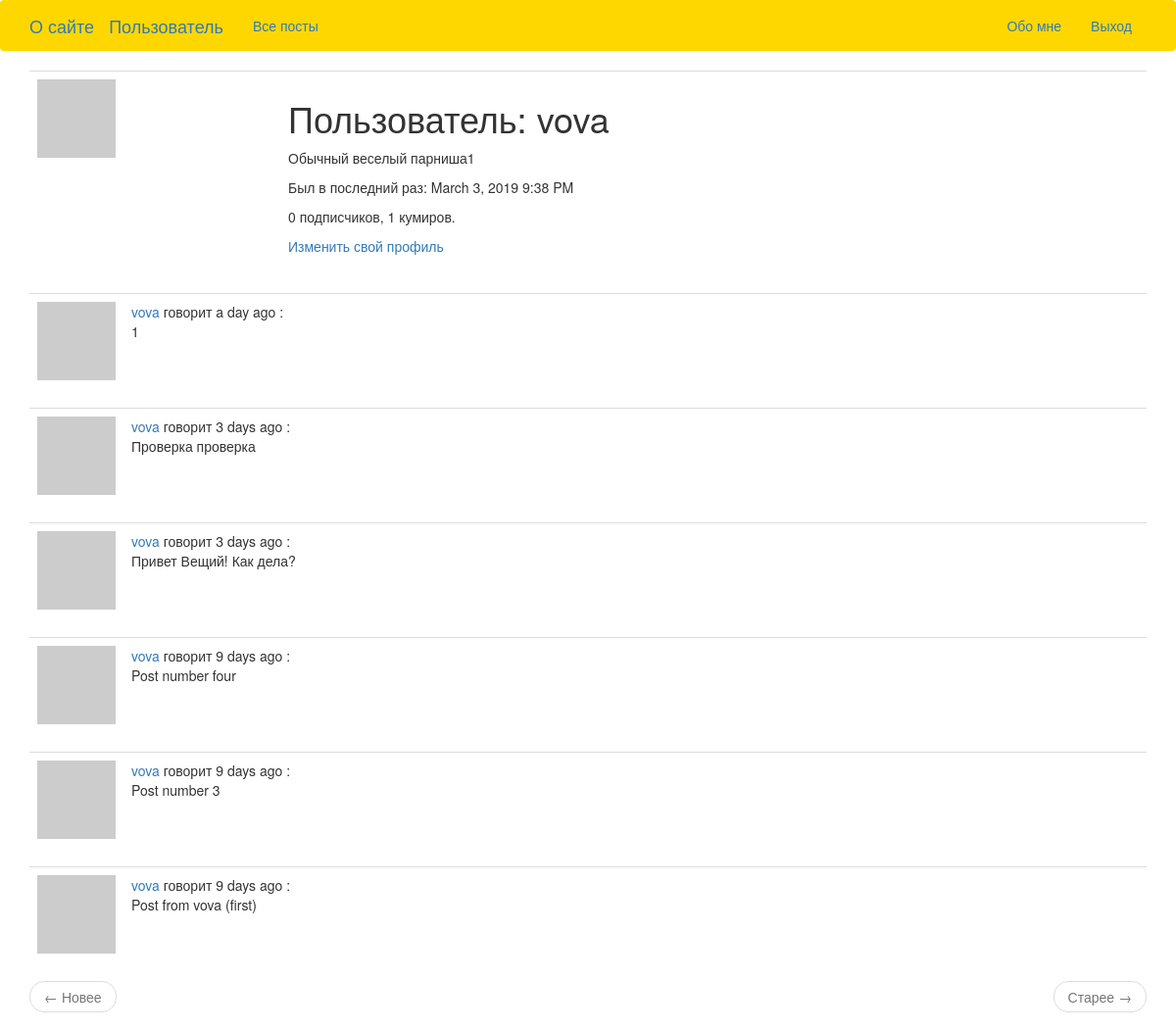
Page /user/vova (signed in) on the earlier database version.
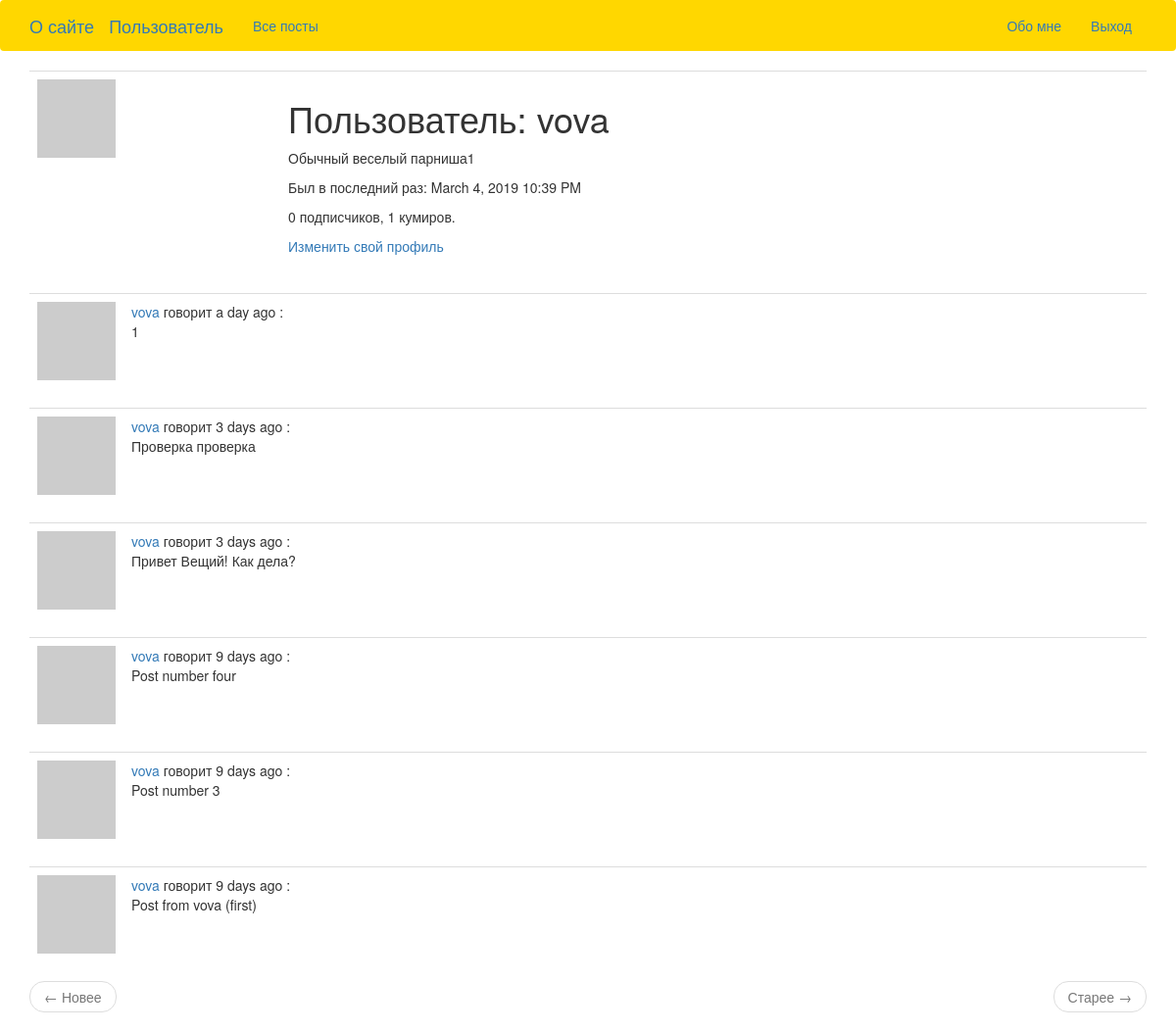
Same page on the later database version.
### app/models.py (models this page shows, shortened)
class User(UserMixin, db.Model):
    id = db.Column(db.Integer, primary_key=True)
    username = db.Column(db.String(64), index=True, unique=True)
    email = db.Column(db.String(120), index=True, unique=True)
    password_hash = db.Column(db.String(128))
    posts = db.relationship('Post', backref='author', lazy='dynamic')
    about_me = db.Column(db.String(140))
    last_seen = db.Column(db.DateTime, default=datetime.utcnow)
    followed = db.relationship(
            'User', secondary=followers,
            primaryjoin=(followers.c.follower_id == id),
            secondaryjoin=(followers.c.followed_id == id),
            backref=db.backref('followers', lazy='dynamic'), lazy='dynamic')
    def avatar(self, size):
        digest = md5(self.email.lower().encode('utf-8')).hexdigest()
        return 'https://www.gravatar.com/avatar/{}?d=identicon&s={}'.format(digest, size)

class Post(db.Model):
    id = db.Column(db.Integer, primary_key=True)
    body = db.Column(db.String(140))
    timestamp = db.Column(db.DateTime, index=True, default=datetime.utcnow)
    user_id = db.Column(db.Integer, db.ForeignKey('user.id'))

### app/main/routes.py (the view)
@bp.route('/user/<username>')
@login_required
def user(username):
    user = User.query.filter_by(username=username).first_or_404()
    page = request.args.get('page', 1, type=int)
    posts = user.posts.order_by(Post.timestamp.desc()).paginate(
            page, current_app.config['POSTS_PER_PAGE'], False)
    next_url = url_for('main.user', username=user.username, page=posts.next_num) \
            if posts.has_next else None
    prev_url = url_for('main.user', username=user.username, page=posts.prev_num) \
            if posts.has_prev else None
    return render_template('user.html', user=user, posts=posts.items, next_url=next_url, prev_url=prev_url)

### app/main/routes.py (called while the page is built)
@bp.before_request
def before_request():
    if current_user.is_authenticated:
        current_user.last_seen = datetime.utcnow()
        db.session.commit()

### app/models.py (called while the page is built)
@login.user_loader
def load_user(id):
    return User.query.get(int(id))

### app/templates/user.html
{% extends "base.html" %}
{% block app_content %}
    <table class="table table-hover">
        <tr>
            <td width="256px"><img src="{{ user.avatar(256) }}"></td>
            <td>
                <h1>Пользователь: {{ user.username }}</h1>
                {% if user.about_me %}<p>{{ user.about_me }}</p>{% endif %}
		{% if user.last_seen %}<p>Был в последний раз: {{ moment(user.last_seen).format('LLL') }}</p> {% endif %}
                <p>{{ user.followers.count() }} подписчиков, {{ user.followed.count() }} кумиров.</p>
                {% if user == current_user %}
                <p><a href="{{ url_for('main.edit_profile') }}">Изменить свой профиль</a></p>
                {% elif not current_user.is_following(user) %}
                <p><a href="{{ url_for('main.follow', username=user.username) }}">Подписаться</a></p>
                {% else %}
                <p><a href="{{ url_for('main.unfollow', username=user.username) }}">Отписаться</a></p>
                {% endif %}
            </td>
        </tr>
    </table>
    {% for post in posts %}
        {% include '_post.html' %}
    {% endfor %}
    <nav aria-label="...">
        <ul class="pager">
            <li class="previous{% if not prev_url %} disabled{% endif %}">
                <a href="{{ prev_url or '#' }}">
                    <span aria-hidden="true">&larr;</span> Новее
                </a>
            </li>
            <li class="next{% if not next_url %} disabled{% endif %}">
                <a href="{{ next_url or '#' }}">
                    Старее <span aria-hidden="true">&rarr;</span>
                </a>
            </li>
        </ul>
    </nav>
{% endblock %}

### app/templates/base.html (shortened to what this page needs)
{% extends 'bootstrap/base.html' %}
{% block navbar %}
    <nav class="navbar navbar-light" style="background-color: #FFD700;">
        <div class="container">
            <div class="navbar-header">
                <a class="navbar-brand" href="{{ url_for('main.about_site') }}">О сайте</a>
                <a class="navbar-brand" href="{{ url_for('main.index') }}">Пользователь</a>
            </div>
            <div class="collapse navbar-collapse" id="bs-example-navbar-collapse-1">
                <ul class="nav navbar-nav">
                    <li><a href="{{ url_for('main.explore') }}">Все посты</a></li>
                </ul>
                <ul class="nav navbar-nav navbar-right">
                    {% if current_user.is_anonymous %}
                    <li><a href="{{ url_for('auth.login') }}">Авторизация</a></li>
                    <li><a href="{{ url_for('auth.register') }}">Регистрация</a></li>
                    {% else %}
                    <li><a href="{{ url_for('main.user', username=current_user.username) }}">Обо мне</a></li>
                    <li><a href="{{ url_for('auth.logout') }}">Выход</a></li>
                    {% endif %}
                </ul>
            </div>
        </div>
    </nav>
{% endblock %}
{% block content %}
    <div class="container">
        {% block app_content %}{% endblock %}
    </div>
{% endblock %}

### app/templates/_post.html
   <table class="table table-hover">
        <tr>
            <td width="70px">
                <a href="{{ url_for('main.user', username=post.author.username) }}">
                    <img src="{{ post.author.avatar(70) }}" />
                </a>
            </td>
            <td>
                <a href="{{ url_for('main.user', username=post.author.username) }}">
                    {{ post.author.username }}
                </a>
                говорит {{ moment(post.timestamp).fromNow() }} :
                <br>
                {{ post.body }}
            </td>
        </tr>
    </table>

Differences in the rows shown:
changed User "vova": last_seen "March 3, 2019 9:38 PM" → "March 4, 2019 10:39 PM"
